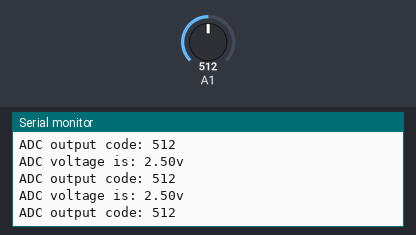
The sketch below on a simulated Arduino Uno, built with avr-gcc and run on an emulated ATmega328P. Shown: the last lines printed to the serial monitor. The test bench sets the inputs (shaded band); at power-on: A1 = 512.

Above: at 0.8 s.
0.9 s: A1 set to 990
At 2.0 s:
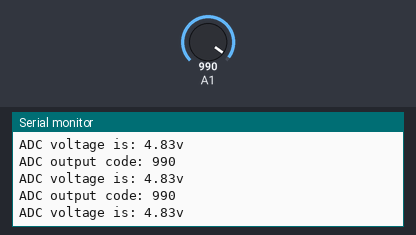
3.9 s: A1 set to 1012
At 4.8 s:
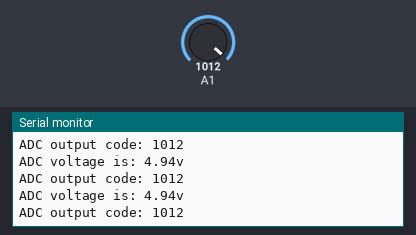
15.9 s: A1 set to 8
At 16.4 s:
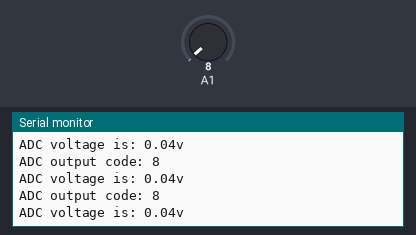
18.9 s: A1 set to 11
At 19.7 s:
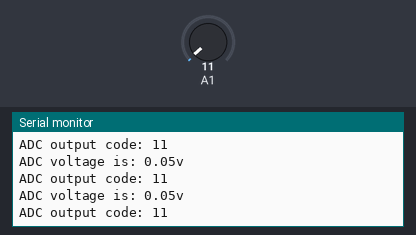
Timing chart, 0 to 21.4 s (numbered marks = the images above; inputs shaded):
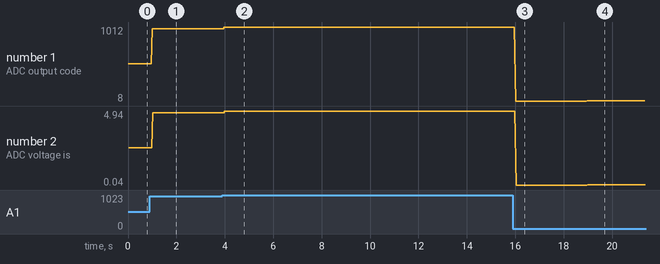

Measured:
- the behaviour switches between 999 and 1000 on A1 (found by bisection; images 1 and 2)
- the behaviour switches between 9 and 10 on A1 (found by bisection; images 3 and 4)
- after the input at 0.9 s, the serial monitor: prints a new line after 0.11 s (image 1)
- after the input at 3.9 s, the serial monitor: prints a new line after 0.08 s (image 2)
- after the input at 15.9 s, the serial monitor: prints a new line after 0.11 s (image 3)
- after the input at 18.9 s, the serial monitor: prints a new line after 0.08 s (image 4)
- plotted number 1: 512 → 990 after the input at 0.9 s, 990 → 1012 after the input at 3.9 s, 1012 → 8 after the input at 15.9 s, 8 → 11 after the input at 18.9 s
- plotted number 2: 2.5 → 4.83 after the input at 0.9 s, 4.83 → 4.94 after the input at 3.9 s, 4.94 → 0.04 after the input at 15.9 s, 0.04 → 0.05 after the input at 18.9 s

The sketch:

ADC_practice.ino.ino
```cpp
/** Includes **/
#include <stdint.h>
#include <Arduino.h>
#include <stdio.h>


/** memory mapped registers also our global variables **/
volatile uint8_t* ioADMUX;  //adc multiplexer selection register
volatile uint8_t* ioADCSRA;
volatile uint8_t* ioADCL;
volatile uint8_t* ioADCH;


/** Main function **/
int main(void){

  //Initialize the Arduino Wiring Library
  init();

  //Set up our serial port at 9600 bps (baud rate)
  Serial.begin(9600);

  //Populate the MMR pointers with the adresses
  ioADMUX = (volatile uint8_t) 0x7C;
  ioADCSRA= (volatile uint8_t) 0x7A;
  ioADCL = (volatile uint8_t) 0x78;
  ioADCH = (volatile uint8_t) 0x79;

  // Set up the ADC

  //First, we will configure the ADMUX register
  /*REFS[1:0] = 0b01 for selecting AREF as the voltage
    reference as the ADC input maximum */
  /*ADLAR = 0b0 to right-shift the output ADC code
  in the ADCL and ADCH registers */
  /* MUX [3:0] = 0b0001 to select the ADC
  innput as pin A1 (aka ADC0, or PC1)*/
  /* ADMUX registers is going to be: 0b00 cat 0b0 cat 0b0 cat 0b0000
    /* this corresponds to : REFS[1:0] cat ADLAR cat empty-bit cat MUX[3:0]
  //ADMUX is going to end up as 0b01000001 == 0x41 */
  *ioADMUX = 0x41;

  //Next, configure the ADCSRA register
  //ADEN = 0b1 to enable the ADC
  //ADSC = 0b0 so that we don't start a conversion prematurely
  //Bits 5,4,3 we will ignore and just set the 0's
  // ADPS[2:0] = 0b111 to selecte the prescalar division ratio as 128
  // so that (16Mhz / 128 = 125Khz, which is in between 50 and 200khz as per spec
  //ADCSRA is going to be: 0b1 cat 0b0 cat 0b000 cat 0b111
  // That comes out to be 0b10000111 = 0x87
  *ioADCSRA = 0x87;

  //Do an infinite loop that continously prints the ADC value after it finished converting
  while(1)
  {
      //Start the ADC conversion
      //To do this, we need to set ADSC (thich is the bit 6 of the
      //ADCSRA register) to a 0b1
      //Read-write-modify
    //  *ioADCSRA = (*ioADCSRA) | 0x40;   //0b01000000
      *ioADCSRA |= 0x40;  // same as line above

      /*Wait for the ADC to finish converting */

      while(((*ioADCSRA) & 0x40) != 0x00)
      {
          //loop until ADCSRA bit 6 (which is ADSC) it a 0b0,
            //indicating that the ADC conversion has completed
      }

      //The ADC conversion has completed!
      //Now read the ADC value
      //Read ADCL register first
      uint8_t adc_low_value = *ioADCL;

      //Now, read the ADCH register
      uint8_t adc_high_value = *ioADCH;

      //combine the high and low value into a single 16 usigned integer
      uint16_t adcResult = adc_low_value & 0x00FF;
      adcResult = (adcResult) | ((uint16_t)adc_high_value << 8);

      //Now adcResult contains our 10-bit ADC value in its 10 least sig bits

      //print out the ADC output code
      char message[80];
      sprintf(message, "ADC output code: %u \n", adcResult);
      Serial.write(message);


      float AdcVoltage;

      AdcVoltage = (5.0 / 1024.0) * adcResult;
//      sprintf(message, "ADC voltage is: %f\n", AdcVoltage);
      Serial.write("ADC voltage is: ");
      Serial.print(AdcVoltage);
      Serial.write("v\n");


  }
}
```
